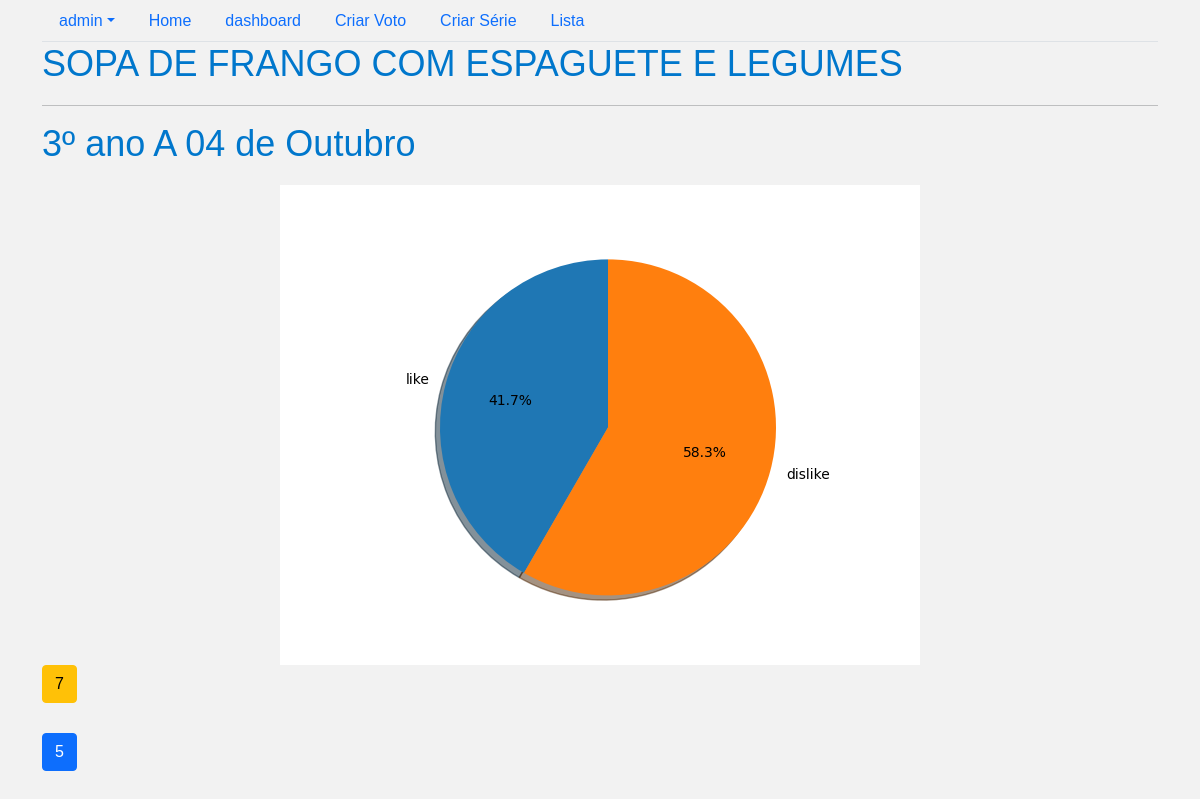
The app's page /Myapp/classroom_food_detail/150/ (signed in) with its own data.
### users/models.py (models this page shows, shortened)
class User(AbstractUser):
    uuid = models.UUIDField(unique=True, editable=False, default=uuid.uuid4)
    username = models.CharField(max_length=50,unique = True)
    email = models.EmailField("Email", unique=True)
    image = models.ImageField(upload_to = "account/", null=True, blank=True)
    USERNAME_FIELD = 'email'
    REQUIRED_FIELDS = ["username"]

### Myapp/models.py (models this page shows, shortened)
class Classroom_Food(models.Model):
    food = models.ForeignKey(Food, on_delete=models.CASCADE, null=True, blank=True)
    classroom = models.ForeignKey(Classroom, on_delete=models.CASCADE, null=True, blank=True)
    liked  = models.IntegerField()
    disliked = models.IntegerField()

class Food(models.Model):
    choices = (
        ("BISCOITO ROSQUINHA COM SUCO VITAMINA DE GOIABA E FRUTA", "BISCOITO ROSQUINHA COM SUCO VITAMINA DE GOIABA E FRUTA"),
        ("BISCOITO MARIA OU CREAM CRACKER COM SUCO", "BISCOITO MARIA OU CREAM CRACKER COM SUCO"),
        ("ARROZ COM FEIJÃO E FRANGO GUISADO","ARROZ COM FEIJÃO E FRANGO GUISADO"),
        ("SOPA DE FRANGO COM ESPAGUETE E LEGUMES","SOPA DE FRANGO COM ESPAGUETE E LEGUMES"),
        ("BEIJU COM MARGARINA E CAFÉ COM LEITE", "BEIJU COM MARGARINA E CAFÉ COM LEITE"),
        ("CUSCUZ RECHEADO COM OVOS MEXIDOS E SUCO","CUSCUZ RECHEADO COM OVOS MEXIDOS E SUCO"),
        ("BAIÃO DE 2 COM MACAXEIRA, CARNE BOVINA E SUCO","BAIÃO DE 2 COM MACAXEIRA, CARNE BOVINA E SUCO"),
        ("TAPIOCA COM QUEIJO COALHO E VITAMINA DE DE GOIABA", "TAPIOCA COM QUEIJO COALHO E VITAMINA DE GOIABA"),
        ("ARROZ DE LEITE COM PAÇOCA DE CARNES DE SOL","ARROZ DE LETE COM PAÇOCA DE CARNE DE SOL"),
        ("CUSCUZ RECHEADO COM CARNE MOÍDA E SUCO","CUSCUZ RECHEADO COM CARNE MOÍDA"),
        ("CACHORRO QUENTE COM MOLHO DE CARNE MOÍDA DE SUCO","CACHORRO QUENTE COM MOLHO DE CARNE MOÍDA E SUCO"),
        ("RISOTO DE FRANGO COM LEGUMES", "RISOTO DE FRANGO COM LEGUMES"),
        ("BOLO DE CACO E CAFÉ COM LEITE", "BOLO DE CACO E CAFÉ COM LEITE"),
        ("TAPIOCA RECHEADA COM OVOS MEXIDOS E SUCO DE POLPA", "TAPIOCA RECHEADA COM OVOS MEXIDOS E SUCO DE POLPA"),
        ("MUNGUNZÁ COM FRANGO AO MOLHO BRANCO","MUNGUNZÁ COM FRANGO AO MOLHO BRANCO"),
        ("SOPA DE CARNE BOVINA COM MACARRÃO E LEGUMES", "SOPA DE CARNE BOVINA COM MACARRÃO E LEGUMES"),
        ("MACARRONADA DE FRANGO", "MACARRONADA DE FRANGO"),
        ("BOLO SIMPLES COM VITAMINA DE BANANA E AVEIA", "BOLO SIMPLES COM VITAMINA DE BANANA E AVEIA"),
        ("CANJA DE FRANGO COM BATATA INGLESA E CENOURA", "CANJA DE FRANGO COM BATATA INGLESA E CENOURA"),
        ("BAIÃO DE 2 COM CARNE BOVINA E VINAGRETE", "BAIÃO DE 2 COM CARNE BOVINA E VINAGRETE"),
        ("MACARRONADA DE CARNE MOÍDA","MACARRONADA DE CARNE MOÍDA")
    )
    uuid = models.UUIDField(unique=True, editable=False, default=uuid.uuid4)
    name = models.CharField(max_length=255, choices=choices)
    user = models.ForeignKey(User, on_delete=models.CASCADE,null=True, blank=True)
    created_at = models.DateTimeField(auto_now_add=True)
    updated_at = models.DateTimeField(auto_now = True)
    def __str__(self):
        return self.name

class Classroom(models.Model):
    uuid = models.UUIDField(unique=True, editable=False, default=uuid.uuid4)
    name = models.CharField(max_length=255)
    user = models.ForeignKey(User, on_delete=models.CASCADE,null=True, blank=True)
    school = models.ForeignKey(School, on_delete=models.CASCADE, null= True, blank= True)
    created_at = models.DateTimeField(auto_now_add=True)
    updated_at = models.DateTimeField(auto_now = True)
    def __str__(self):
        return self.name

### Myapp/views.py (the view)
# urls.py: path("classroom_food_detail/<int:pk>/", Classroom_FoodDetailView.as_view(), name = "classroom_food_detail"),
class Classroom_FoodDetailView(LoginRequiredMixin, DetailView):
    model = Classroom_Food
    slug_url_kwarg = 'id'
    slug_field = 'id'
    context_object_name = 'classroom_food'
    def get_context_data(self, **kwargs):
        context = super().get_context_data(**kwargs)
        id = self.kwargs.get("pk")
        context['id'] = id
        return context

### Myapp/templates/Myapp/classroom_food_detail.html (shortened to what this page needs)
{% extends 'layouts/base.html' %}
{% load static %}
{% block content %}
<h1>{{classroom_food.food}}</h1>
<hr>
<h1>{{classroom_food.classroom}}</h1>
<div class="center">
    <img src="/Myapp/graphic/{{id}}/" alt="Bargraph">
</div>
<p><button class="btn btn-warning">{{classroom_food.disliked}}</button></p>
<p><button class="btn btn-primary">{{classroom_food.liked}}</button></p>
{% endblock %}

### templates/layouts/base.html (shortened to what this page needs)
{% load static %}
<!DOCTYPE html>
<html lang="en">
<head>
    <link href="https://cdn.jsdelivr.net/npm/bootstrap@5.0.2/dist/css/bootstrap.min.css" rel="stylesheet"
>
    <link rel="stylesheet" href="{% static 'assets/style/style.css' %}">
</head>
<body>
    <div class="container">
        <header>
            <ul class="nav nav-tabs">
                {% if user.is_authenticated %}
                    <li class="nav-item dropdown">
                        <a class="nav-link dropdown-toggle" data-bs-toggle="dropdown" href="#" role="button"
                            aria-expanded="false">{{ user.username }}</a>
                            </li>
                        </ul>
                    <li class="nav-item">
                        <a class="nav-link" href="/">Home</a>
                    </li>
                    <li class="nav-item">
                        <a class="nav-link" href="/dashboard/">dashboard</a>
                    </li>
                    <li class="nav-item">
                        <a class="nav-link" href="/Myapp/create/">Criar Voto</a>
                    </li>
                    <li class="nav-item">
                        <a class="nav-link" href="/Myapp/classroom_create/">Criar Série</a>
                    </li>
                    <li class="nav-item">
                        <a class="nav-link" href="/Myapp/list/">Lista</a>
                    </li>
                {% endif %}
        </header>
        {% block content %}
        {% endblock content %}
    </div>
</body>
</html>

### static/assets/style/style.css (style rules this page uses)
body { background-color: #f2f2f2; font-family: Arial, sans-serif; }
h1 { color: #0077cc; font-size: 36px; margin-bottom: 20px; }
p { font-size: 18px; margin-bottom: 30px; }
button { background-color: #0077cc; border: none; border-radius: 5px; color: #ffffff; cursor: pointer; font-size: 18px; padding: 10px 20px; transition: background-color 0.2s ease; }
.center { display: flex; justify-content: center; align-items: center; }

### records on screen
User: username "admin"
Classroom_Food: food "SOPA DE FRANGO COM ESPAGUETE E LEGUMES", classroom "3º ano A 04 de Outubro", disliked "7", liked "5"
